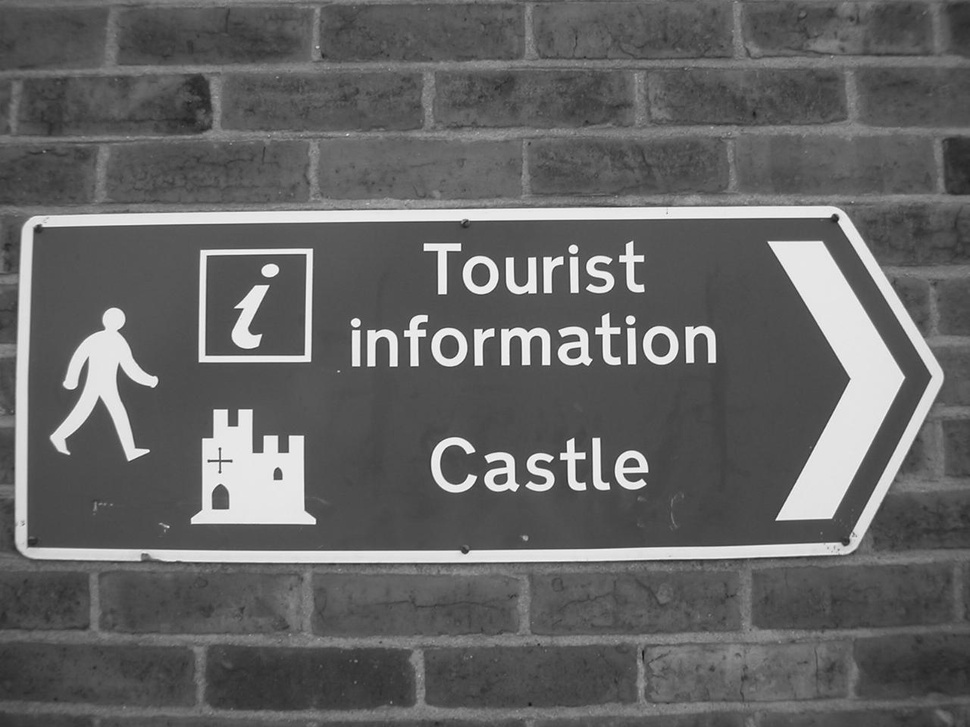
#> input picture Imagens/castle.jpg, 970 x 727 px, shrunk from 1280 x 960 before the run, found by its file name
$ python exemplo5a.py   (older library calls are emulated)
#> lines starting #> are read from the running program, lines starting #| are printed output that depends on the picture; after the words box and inside, x2 and y2 are one past the last pixel; in counts of white or black regions, pixels touching at a corner belong together; long printed decimals are rounded
import cv2
import numpy as np
from matplotlib import pyplot as plt

I1 = cv2.imread('./Imagens/castle.jpg', cv2.IMREAD_GRAYSCALE)
#> I1 is the input picture: shape (727, 970); min 20, max 255, mean 100.5
plt.figure()
plt.imshow(I1, cmap='gray')

# Derivada em relação a x
Kx = np.array([[-1, 0, 1],[-2, 0, 2], [-1, 0, 1]], np.float32)
print(Kx)

Ix = cv2.filter2D(I1, cv2.CV_32F, Kx, borderType=cv2.BORDER_REFLECT101)
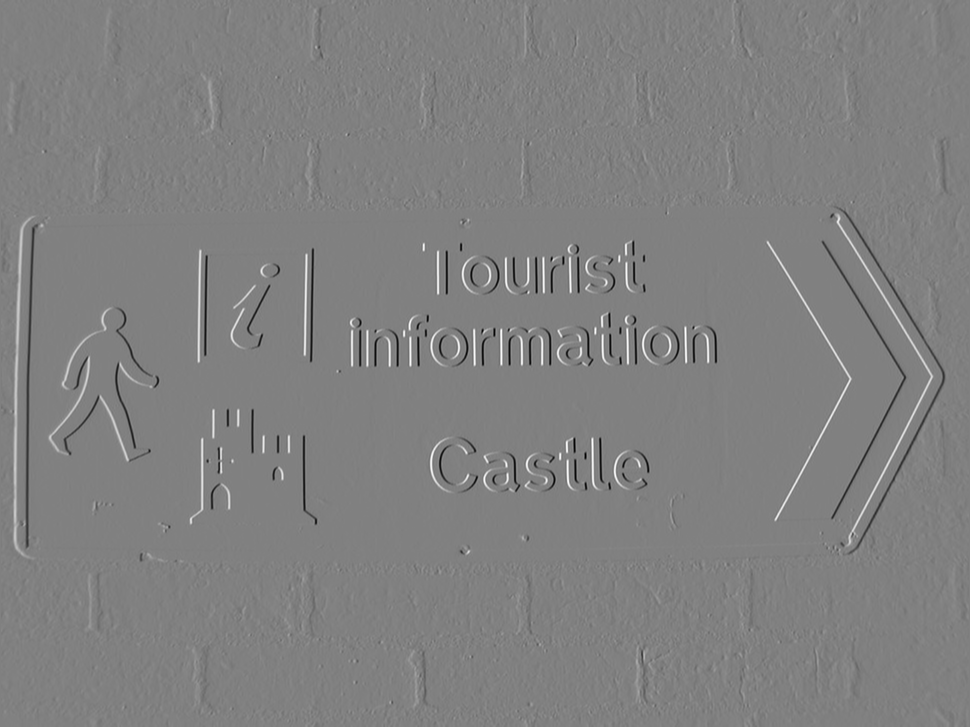
#> Ix: shape (727, 970) float32; min -764, max 750, mean 0; drawn with min black and max white
print(Ix)
#> (printed output is left out)
plt.figure()
plt.imshow(Ix, cmap='gray')
# Derivada em relação a y
Ky = np.transpose(Kx)
Iy = cv2.filter2D(I1, cv2.CV_32F, Ky, borderType=cv2.BORDER_REFLECT101)
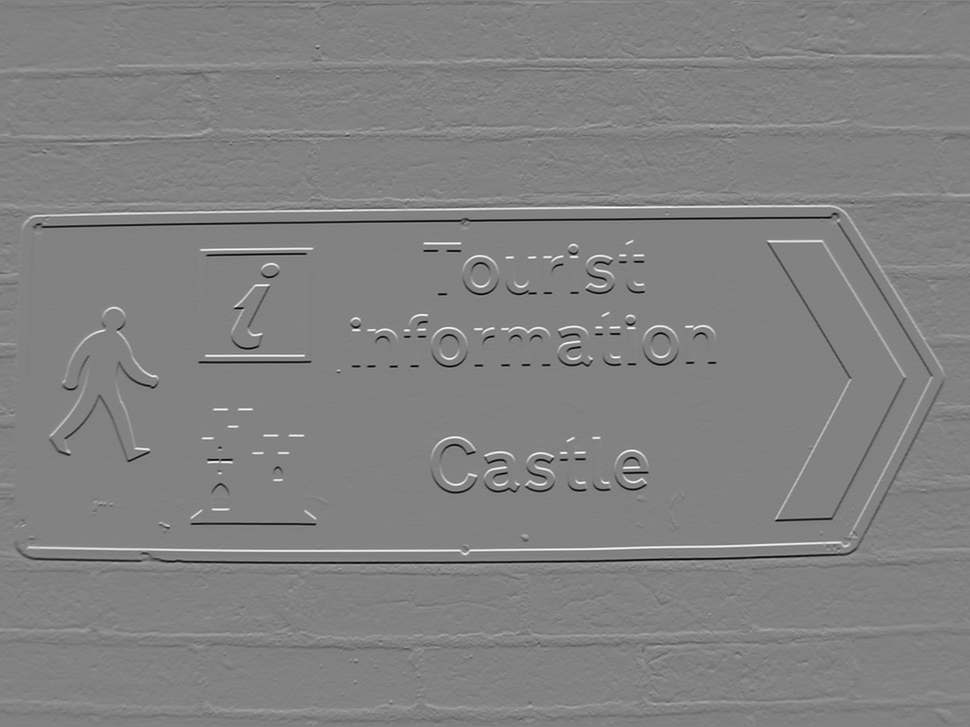
#> Iy: shape (727, 970) float32; min -747, max 716, mean -0.4; drawn with min black and max white
plt.figure()
plt.imshow(Iy, cmap='gray')

# Imagem da magnitude do gradiente
M = np.sqrt(Ix**2 + Iy**2)
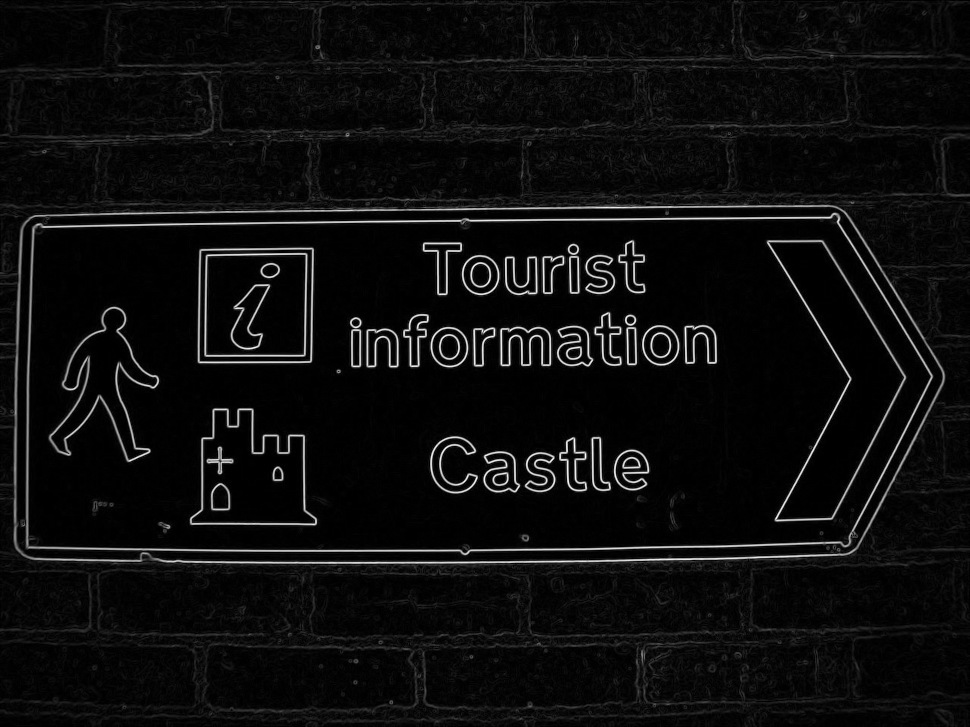
#> M: shape (727, 970) float32; min 0, max 764, mean 40.9; drawn with min black and max white
plt.figure()
plt.imshow(M, cmap='gray')
print(np.max(M))
#| 764.024

# limiarização global
limiar = 300
_, Iborda = cv2.threshold(M, limiar, 255, cv2.THRESH_BINARY)
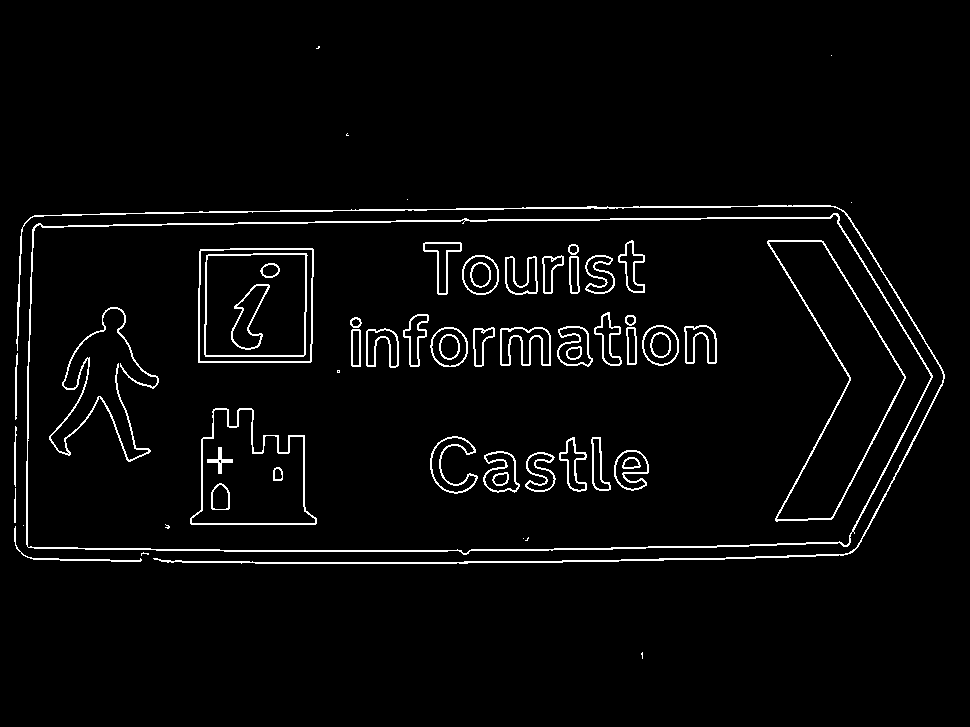
#> Iborda: shape (727, 970) float32; 3.3% white in thin lines or dots, all inside (x1, y1, x2, y2) = (14, 46, 945, 659)

plt.figure()
plt.imshow(Iborda, cmap='gray')


plt.show()

$ run again, with Imagens/Burrinhos.jpg copied over Imagens/castle.jpg
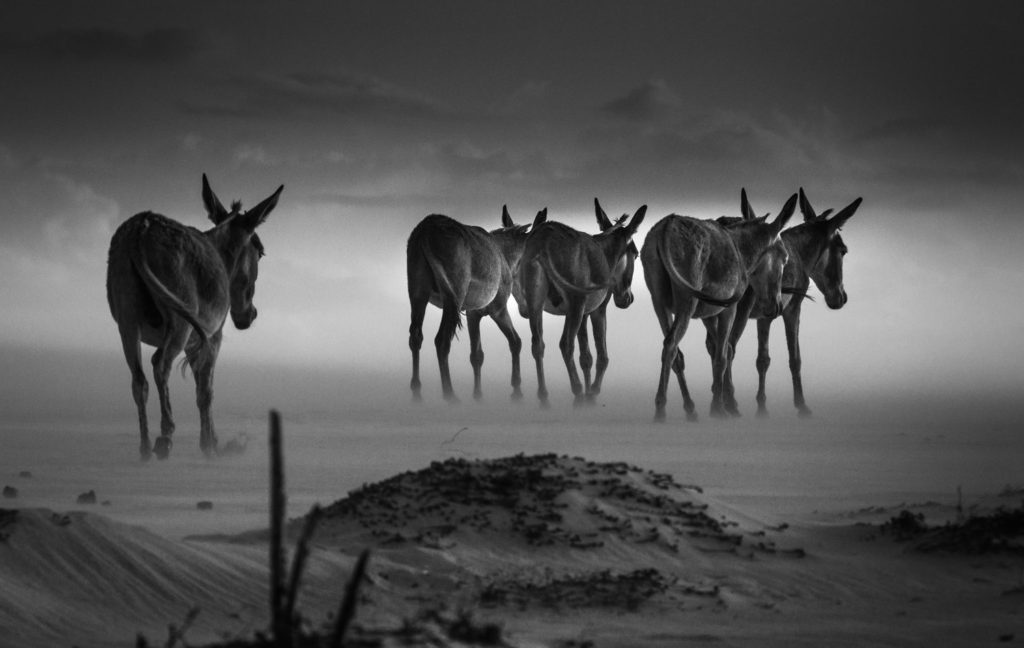
#> input picture Imagens/Burrinhos.jpg, 1024 x 648 px, found by its file name
#> I1 is the input picture: shape (648, 1024); min 0, max 255, mean 83.7
#> (printed output is left out)
#> `Iy = cv2.filter2D(I1, cv2.CV_32F, Ky, borderType=cv2.BORDER_REFLECT101)`:
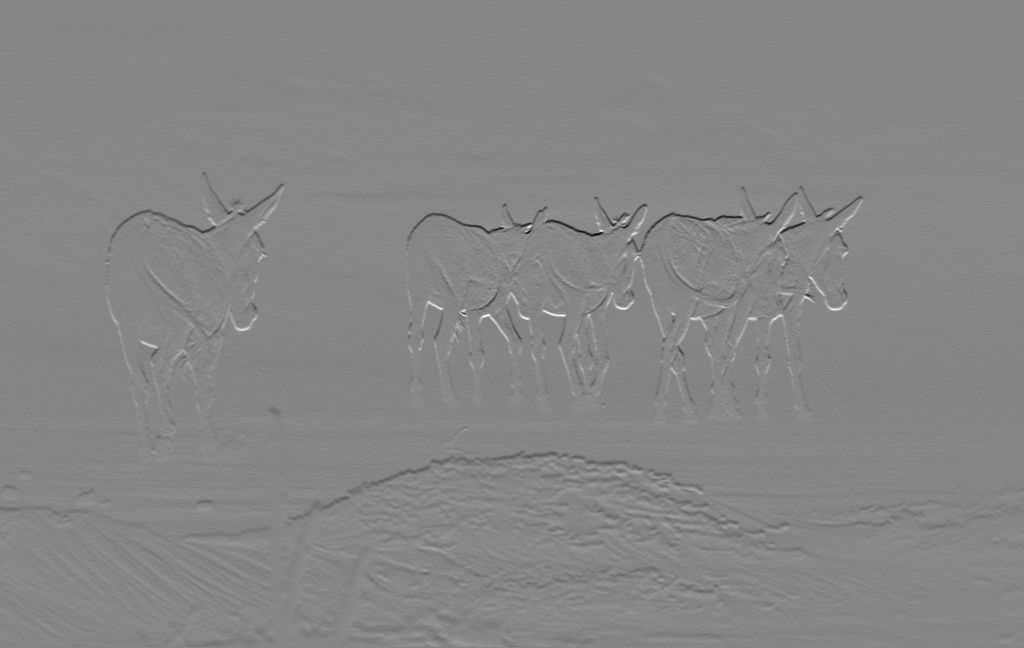
#> Iy: shape (648, 1024) float32; min -769, max 695, mean 0; drawn with min black and max white
#| 823.7888
#> `_, Iborda = cv2.threshold(M, limiar, 255, cv2.THRESH_BINARY)`:
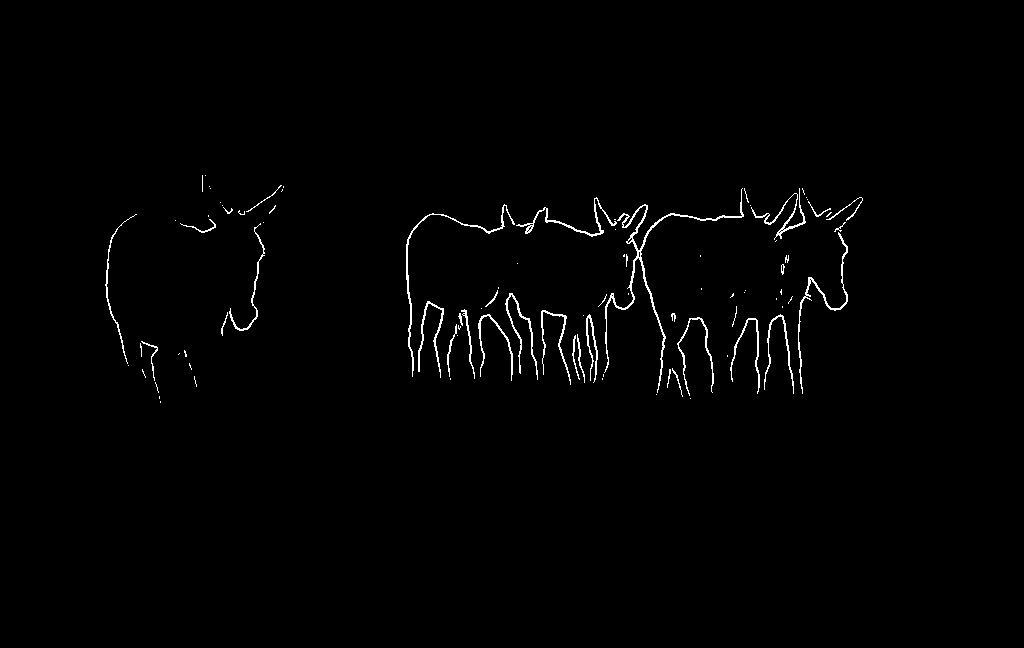
#> Iborda: shape (648, 1024) float32; 1.1% white in thin lines or dots, all inside (x1, y1, x2, y2) = (105, 175, 863, 403)
